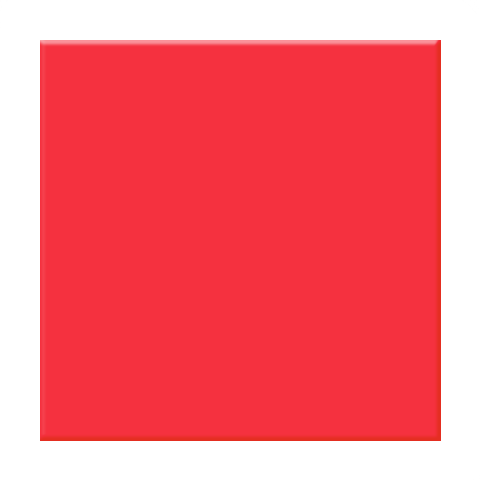
#> input picture square.png, 480 x 480 px
$ python shape_detector.py
#> lines starting #> are read from the running program, lines starting #| are printed output that depends on the picture; after the words box and inside, x2 and y2 are one past the last pixel; in counts of white or black regions, pixels touching at a corner belong together
import cv2


def detect_shape(image):
#> called with image = 'square.png'
    image = cv2.imread(image)
#> image is the input picture: shape (480, 480, 3); mean B, G, R 121.3, 112, 247.8
    gray_image = cv2.cvtColor(image, cv2.COLOR_BGR2GRAY)
    ret, threshold = cv2.threshold(gray_image, 240, 255, cv2.THRESH_BINARY)
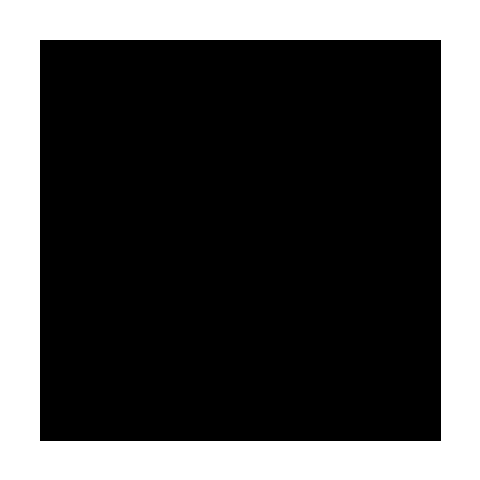
#> threshold: shape (480, 480); 30.2% white; 1 white region
    contours, _ = cv2.findContours(threshold, cv2.RETR_LIST, cv2.CHAIN_APPROX_SIMPLE)
#> contours = 2 contours; box (x1, y1, x2, y2) and area: (0, 0, 480, 480) 229441, (39, 39, 442, 442) 161602

    if len(contours) == 0:
        print("circle")
        return "circle"

    approx = cv2.approxPolyDP(contours[1], 0.005 * cv2.arcLength(contours[1], True), True)
#> approx = [[0, 0], [0, 479], [479, 479], [479, 0]]

    if len(approx) == 4:
        print("square")
        return "square"

    elif len(approx) == 3:
        print("croix")
        return "croix"

    else:
        print("arrow")
        return "arrow"


if __name__ == '__main__':
    #test
    detect_shape("square.png")
    print("-------------------")
    detect_shape("arrow.png")
#> call 2 of detect_shape, with image = 'arrow.png'
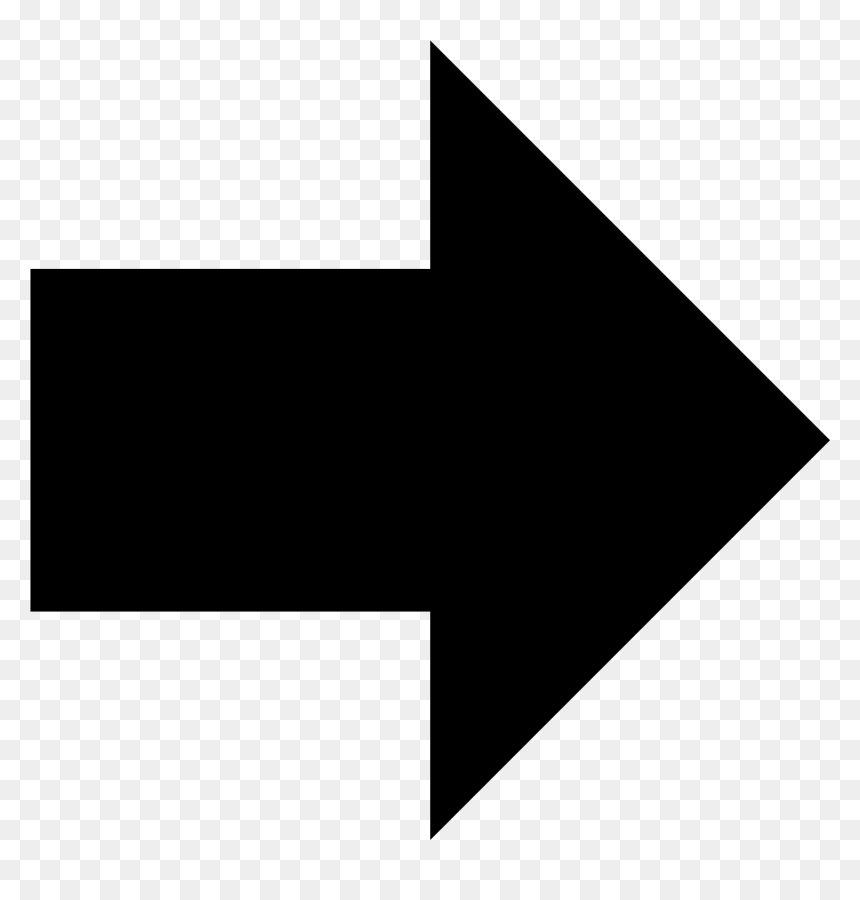
#> input picture arrow.png, 860 x 900 px
#> in detect_shape, image is the input picture: shape (900, 860, 3); min 0, max 255, mean 152
#> in detect_shape (call 2), `ret, threshold = cv2.threshold(gray_image, 240, 255, cv2.THRESH_BINARY)`:
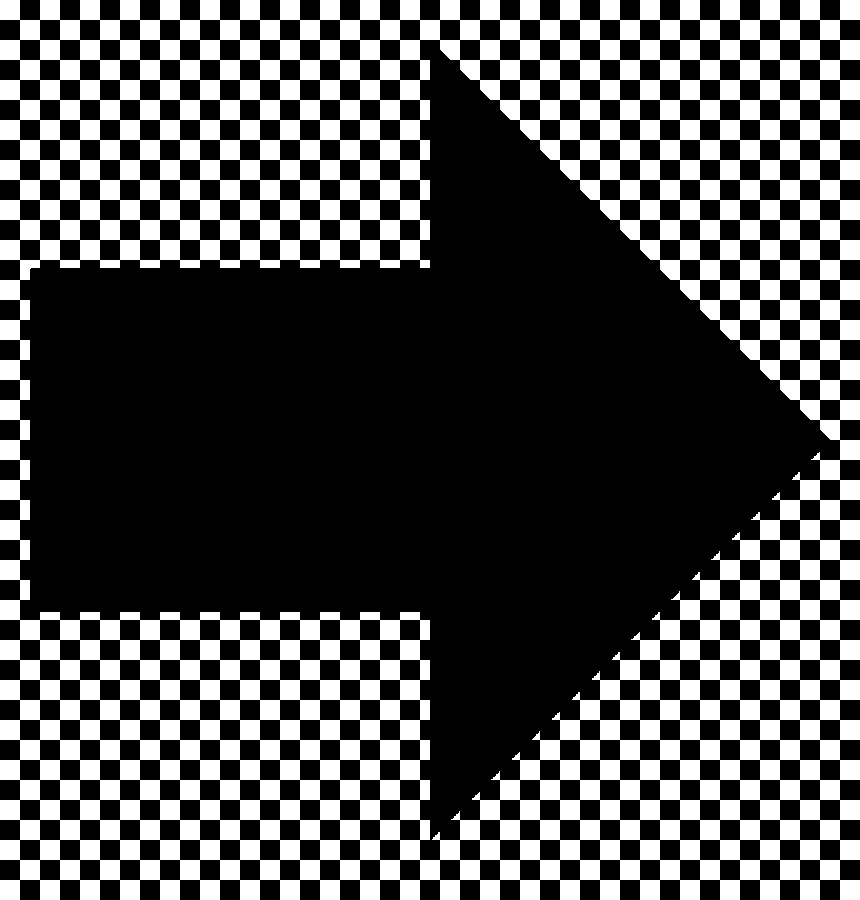
#> threshold: shape (900, 860); 30.8% white; 1 white region
#> in detect_shape (call 2), `contours, _ = cv2.findContours(threshold, cv2.RETR_LIST, cv2.CHAIN_APP..`: contours = 472 contours; largest, box (x1, y1, x2, y2) and area: (0, 0, 860, 900) 736207, (19, 39, 841, 861) 315624, (799, 859, 821, 881) 439, (759, 859, 781, 881) 439, (719, 859, 741, 881) 439
#> in detect_shape (call 2), `approx = cv2.approxPolyDP(contours[1], 0.005 * cv2.arcLength(contours[..`: approx = [[759, 860], [760, 859], [779, 859], [780, 860], [780, 879], [779, 880], [760, 880], [759, 879]]
    print("-------------------")
    detect_shape("circle.png")
#> call 3 of detect_shape, with image = 'circle.png'
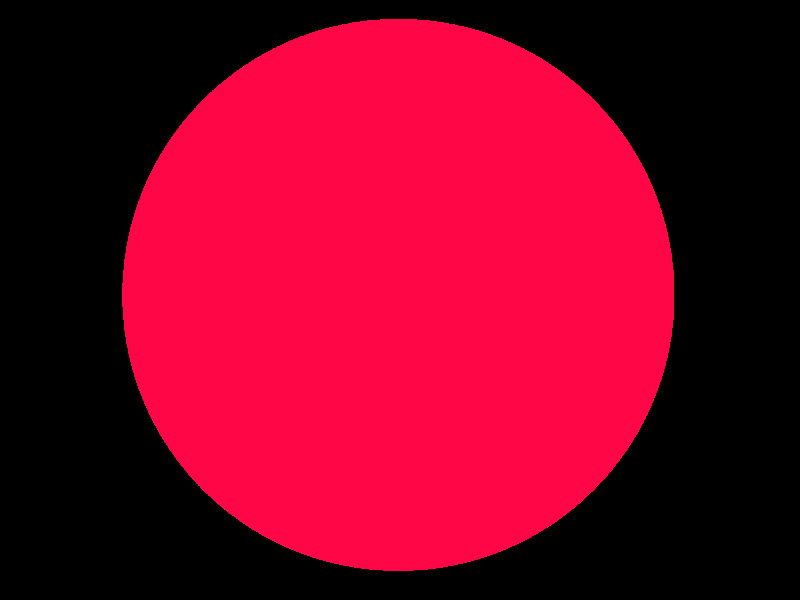
#> input picture circle.png, 800 x 600 px
#> in detect_shape, image is the input picture: shape (600, 800, 3); mean B, G, R 35, 3, 127.4
#> in detect_shape (call 3), `gray_image = cv2.cvtColor(image, cv2.COLOR_BGR2GRAY)`:
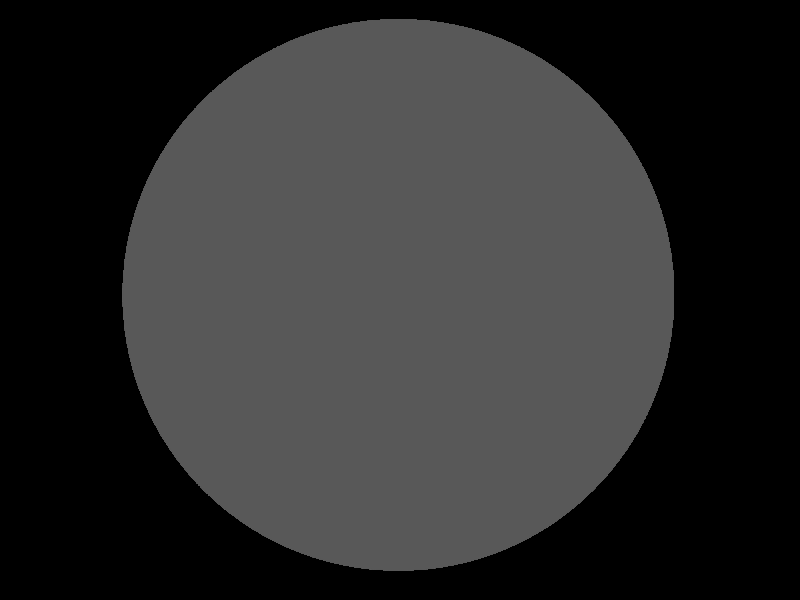
#> gray_image: shape (600, 800); min 0, max 92, mean 43.9
#> in detect_shape (call 3), `ret, threshold = cv2.threshold(gray_image, 240, 255, cv2.THRESH_BINARY)`: threshold: shape (600, 800); every value is 0
#> in detect_shape (call 3), `contours, _ = cv2.findContours(threshold, cv2.RETR_LIST, cv2.CHAIN_APP..`: contours = []
    print("-------------------")
    detect_shape("croix.png")
#> call 4 of detect_shape, with image = 'croix.png'
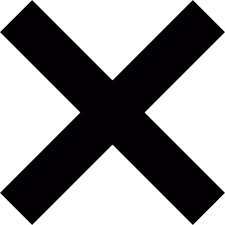
#> input picture croix.png, 225 x 225 px
#> in detect_shape, image is the input picture: shape (225, 225, 3); mean B, G, R 142.5, 141.3, 142.1
#> in detect_shape (call 4), `ret, threshold = cv2.threshold(gray_image, 240, 255, cv2.THRESH_BINARY)`:
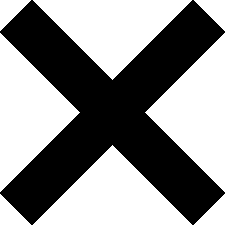
#> threshold: shape (225, 225); 54.5% white; 1 black region
#> in detect_shape (call 4), `contours, _ = cv2.findContours(threshold, cv2.RETR_LIST, cv2.CHAIN_APP..`: contours = 8 contours; box (x1, y1, x2, y2) and area: (33, 145, 192, 225) 6241, (145, 33, 225, 192) 6241, (0, 33, 80, 192) 6241, (33, 0, 192, 80) 6241, (194, 194, 225, 225) 450, (0, 194, 31, 225) 450, (194, 0, 225, 31) 450, (0, 0, 31, 31) 450
#> in detect_shape (call 4), `approx = cv2.approxPolyDP(contours[1], 0.005 * cv2.arcLength(contours[..`: approx = [[0, 194], [0, 224], [30, 224]]
